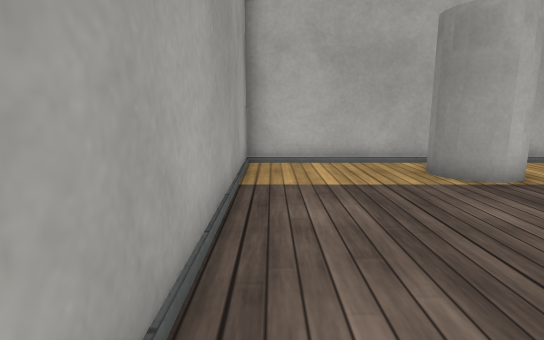
View 1 (above)

16 first-person views from a walk through a scene from a Unity 3-D project. The camera is 0.72 m above the floor, tilts 10° down and sees 80° across. The floor is counted in squares, 0.5 m on a side. Each view is taken from the middle of a square. On the plan, view 1 faces up. The plan holds only what a view shows up to about 15 squares ahead; the rest is blank. The place goes on beyond the plan. The player is left out. Surface patterns are stand-ins for the level's own textures.

View 2
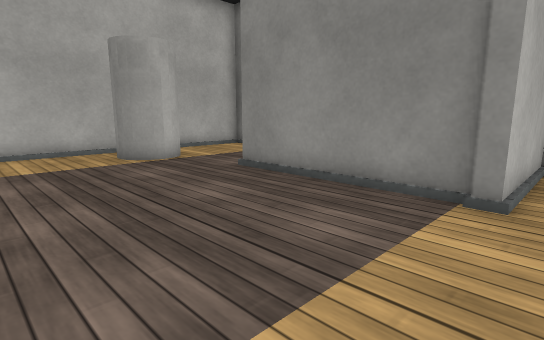

View 3
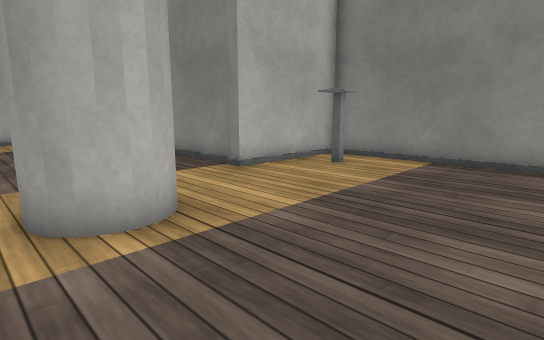

View 4
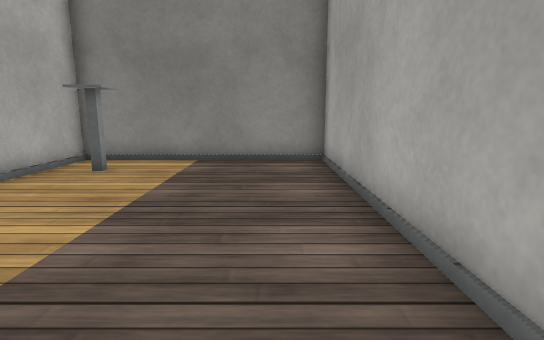

View 5
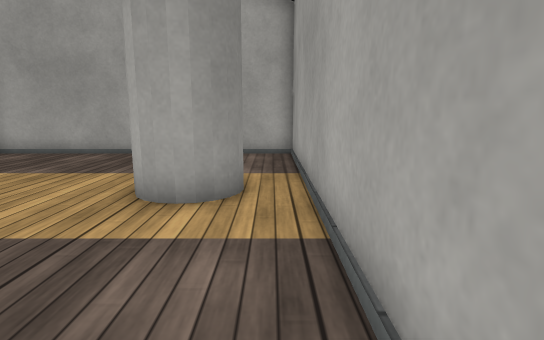

View 6
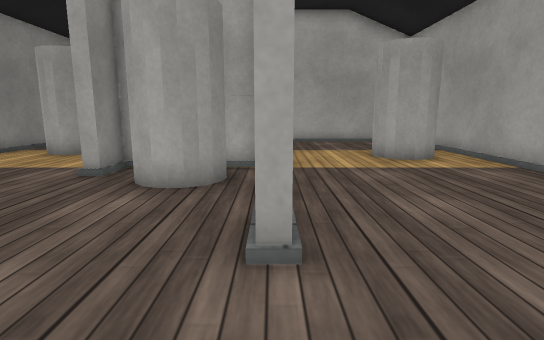

View 7
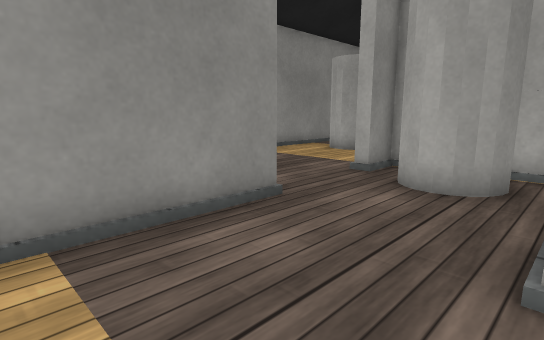

View 8
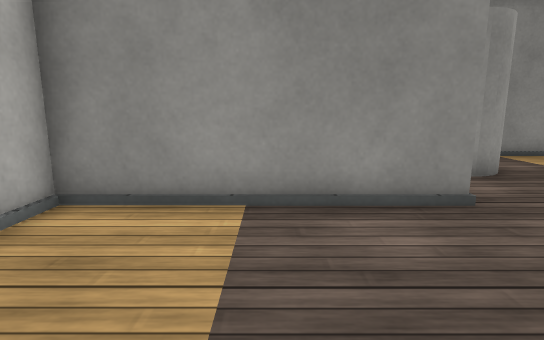

View 9
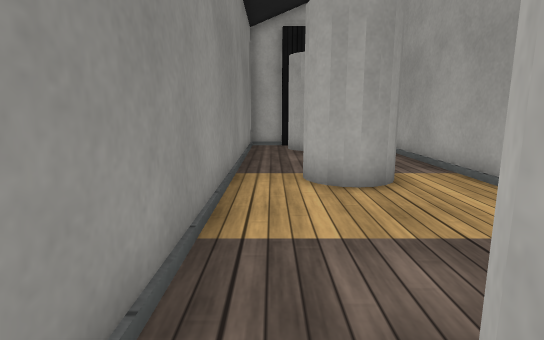

View 10
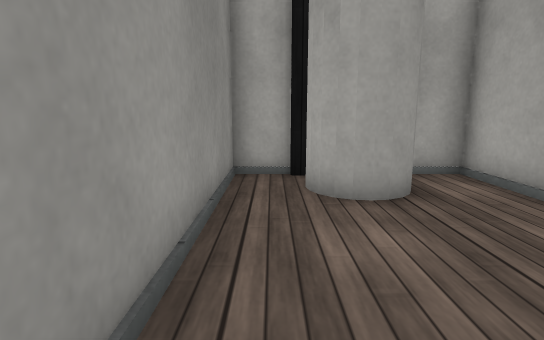

View 11
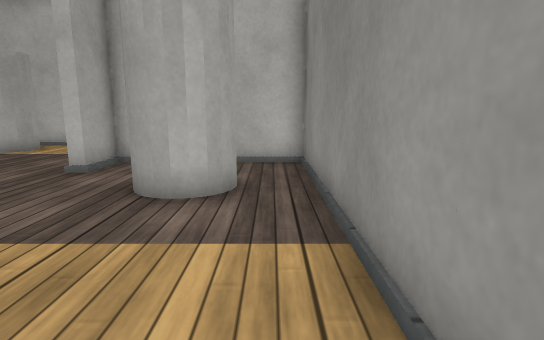

View 12
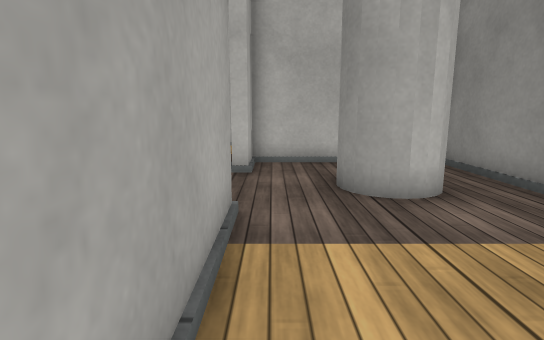

View 13
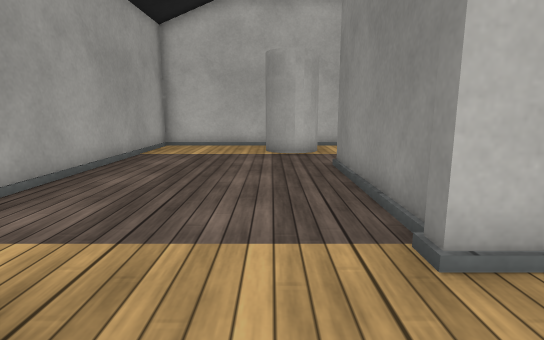

View 14
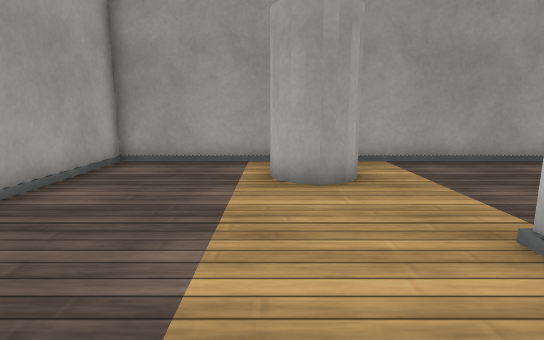

View 15
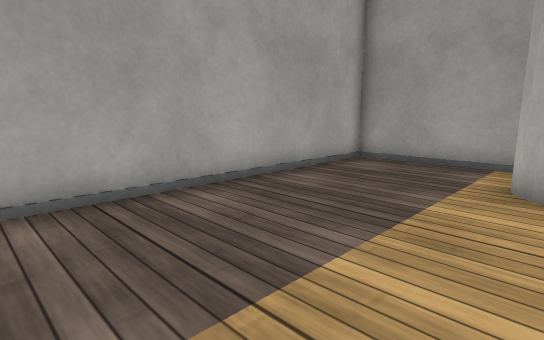

View 16
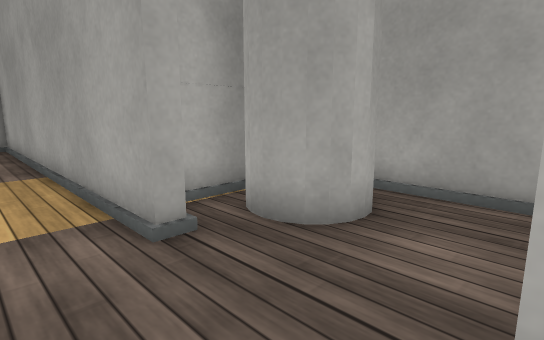

### Floor plan
Key: @ floor where view 1 was taken; # wall or solid block; . floor; O other object.
Columns run from 1 left of view 1 to 16 right of it. Each row starts with its distance up from view 1.
 10 ############
  9 #..........#
  8 #....OO....#
  7 #....OO....#
  6 #..........#
  5 #..........#######
  4 #..........#.....#
  3 #......#...#.....#
  2 #......#......OO.#
  1 #......#.O....OO.#
  0 #@.....#O O......#
 -1 #......#.O.#.....#
 -2 #......#####.....#
 -3 #..O.......#.....#
 -4 #.OO.....#.#.....#
 -5 #.OO.......#..OO.#
 -6 #..........#..OO.#
 -7 #..........#.....#
 -8 #..........#.....#
 -9 #..........#.....#
-10 ############.....#
-11            #..OO.#
-12            #..OO.#
-13            #######

Positions as (right, up) in squares from view 1, and headings:
1: (0, 0), facing up
2: (0, -3), facing up-right
3: (0, -9), facing up-right
4: (0, -8), facing right
5: (0, 2), facing down
6: (6, 7), facing down
7: (6, 7), facing down-right
8: (5, 6), facing right
9: (15, 2), facing down
10: (15, -5), facing down
11: (15, -5), facing up
12: (11, -5), facing up
13: (4, -5), facing up
14: (9, -5), facing left
15: (9, -4), facing down-left
16: (12, 3), facing down-left
